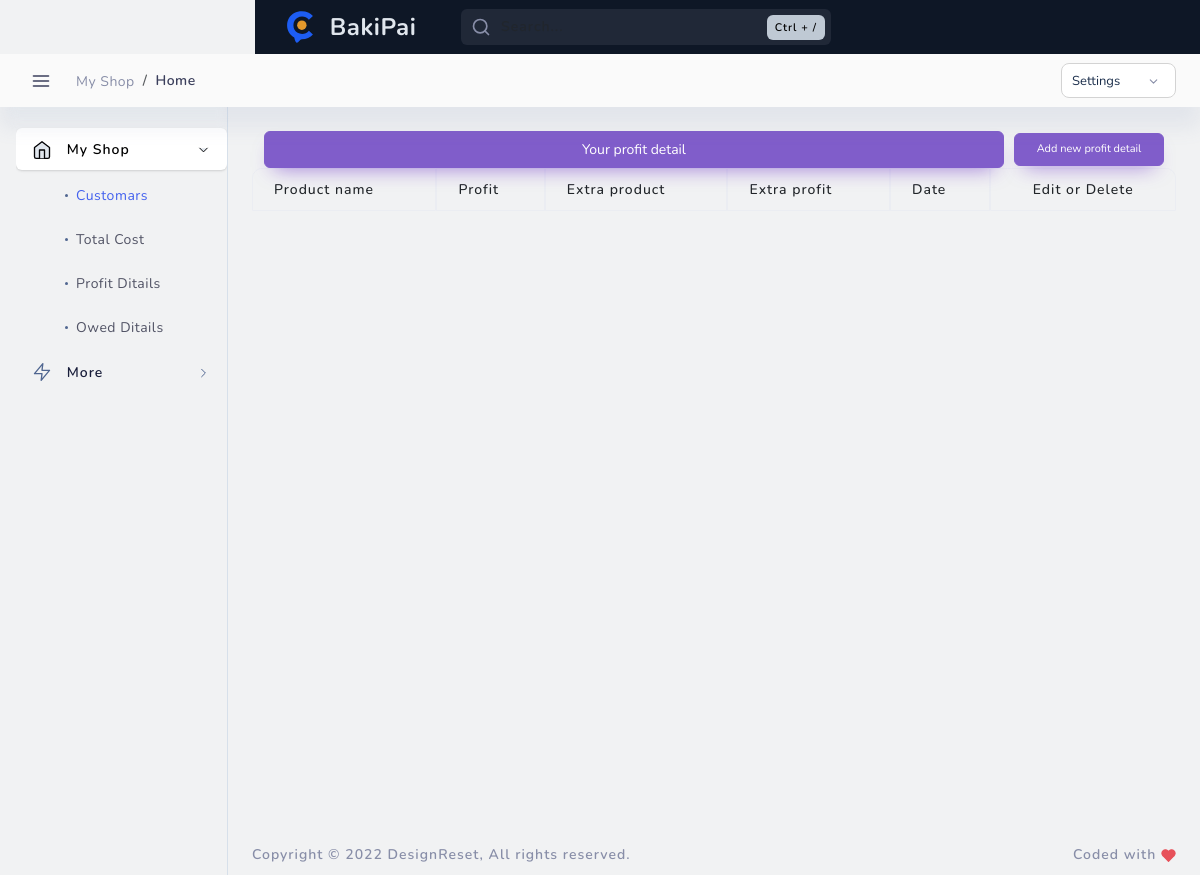
Before: /profit_detail/ with the older database file.
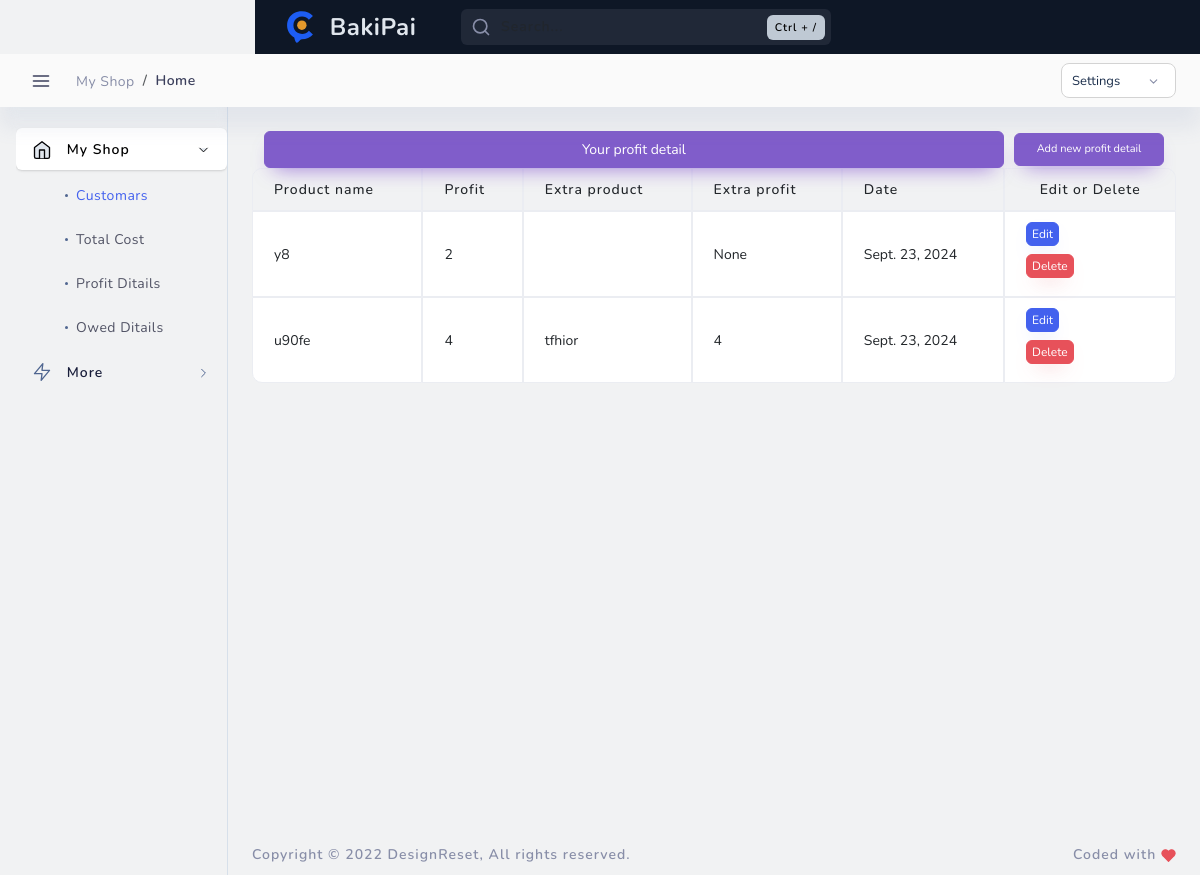
After: the same page with the newer database file.
### admin_panel/models.py (models this page shows)
class profit_detail(models.Model):
    product_name = models.TextField(max_length=20000)
    profit = models.IntegerField()
    extra =  models.TextField(max_length=20000 , blank=True , null=True)
    extra_profit = models.IntegerField( blank=True , null=True)
    date = models.DateField(auto_now_add=True)

### admin_panel/views.py (the view)
# urls.py: path('profit_detail/', profit_details, name='profit_detail'),
def profit_details(request):
    delete_profit_detail = request.POST.get('delete')
    if request.method == 'POST' and delete_profit_detail:
        delete_pro_detail = profit_detail.objects.get( id = delete_profit_detail)
        delete_pro_detail.delete()
        return redirect('profit_detail')
    detail = profit_detail.objects.all()
    context = {
        'detail':detail
    }
    return render(request , 'admin_panel/prfit_ditail.html' , context)

### admin_panel/templates/admin_panel/prfit_ditail.html (shortened to what the changed rows need)
{% load static %}
<!DOCTYPE html>
<html lang="en">
<head>
    <link href="{% static 'admin_theme/layouts/vertical-dark-menu/css/light/loader.css' %}" rel="stylesheet" type="text/css" />
    <link href="{% static 'admin_theme/layouts/vertical-dark-menu/css/dark/loader.css' %}" rel="stylesheet" type="text/css" />
    <link href="{% static 'admin_theme/src/bootstrap/css/bootstrap.min.css' %}" rel="stylesheet" type="text/css" />
    <link href="{% static 'admin_theme/layouts/vertical-dark-menu/css/light/plugins.css' %}" rel="stylesheet" type="text/css" />
    <link href="{% static 'admin_theme/layouts/vertical-dark-menu/css/dark/plugins.css' %}" rel="stylesheet" type="text/css" />
    <link href="{% static 'admin_theme/src/plugins/src/apex/apexcharts.css' %}" rel="stylesheet" type="text/css">
    <link href="{% static 'admin_theme/src/assets/css/light/dashboard/dash_1.css' %}" rel="stylesheet" type="text/css" />
    <link href="{% static 'admin_theme/src/assets/css/dark/dashboard/dash_1.css' %}" rel="stylesheet" type="text/css" />
</head>
<body class="layout-boxed">
                </head>
                <body>
                </body>
                </html>
                <div class="table-responsive">
                    <table class="table table-hover table-bordered">
                        <thead>
                            <tr>
                                <th>Product name</th>
                                <th>Profit</th>
                                <th>Extra product</th>
                                <th>Extra profit</th>
                                <th>Date</th>
                                <th class="text-center" scope="col">Edit or Delete</th>
                            </tr>
                        </thead>
                        <tbody>
                            {% for item in detail %}
                            <tr>
                                <td>{{ item.product_name}}</td>
                                <td>{{ item.profit}}</td>
                                <td>{{ item.extra}}</td>
                                <td>{{ item.extra_profit}}</td>
                                <td>{{ item.date}}</td>
                                <td>                                <a href="{% url 'update_profit_detail' item.id %}"><button class="btn btn-primary mb-2 me-2" style="padding: 2px 5px; font-size: 12px;">Edit</button></a>
                            <form method="POST">
                                <button class="btn btn-danger mb-2 me-2" style="padding: 2px 5px; font-size: 12px;"  data-id="{{ item.id }}">
                                    Delete
                                </button></td>
                            </tr>
                            {% endfor %}
                        </tbody>
                    </table>
                </div>
</body>
</html>

Changed rows visible on the page:
added profit_detail: product_name "y8", profit "2", extra_profit "None", date "Sept. 23, 2024"
added profit_detail: product_name "u90fe", profit "4", extra "tfhior", extra_profit "4", date "Sept. 23, 2024"
